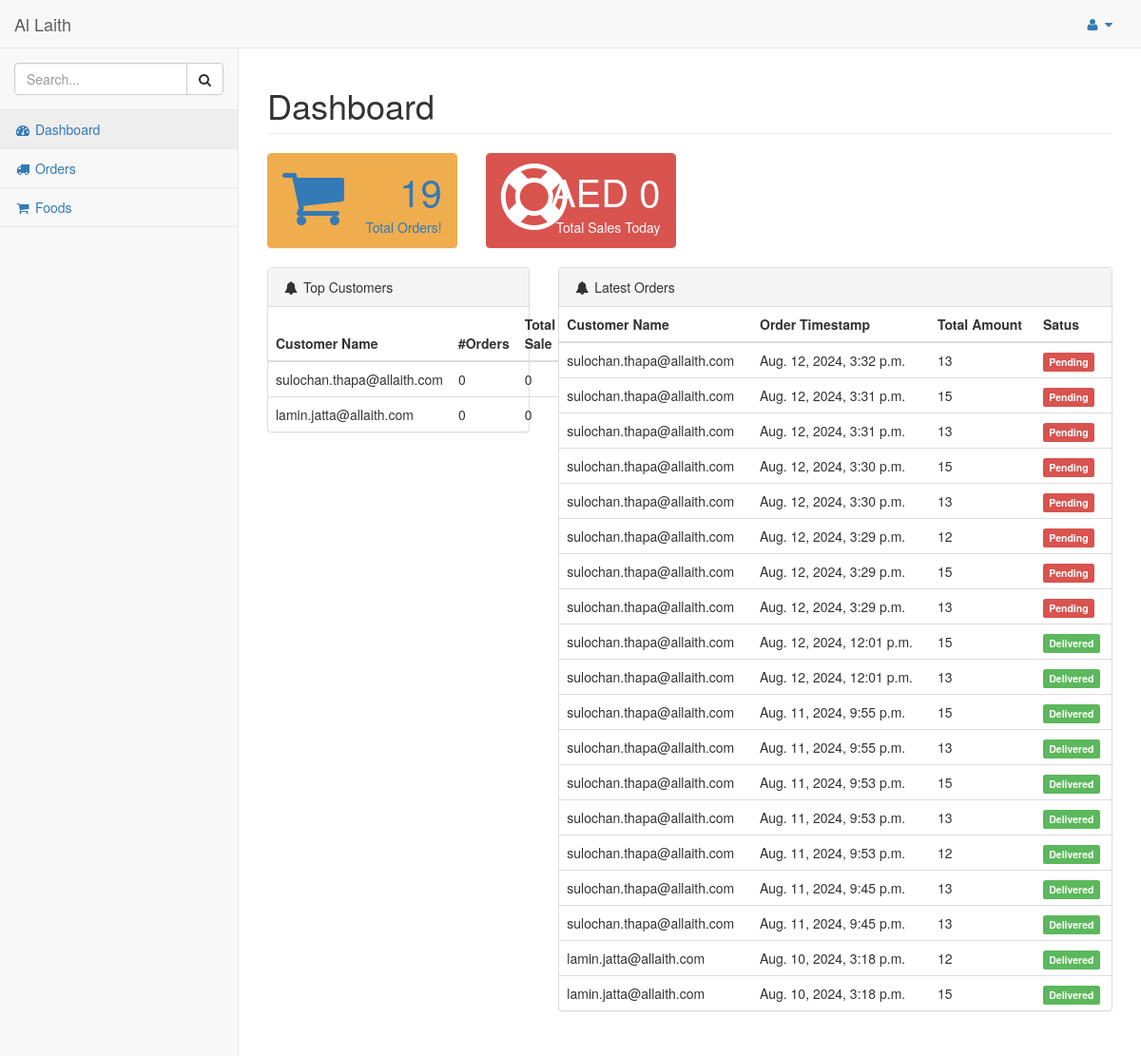
/dashboard/admin/ (signed in), run on an earlier commit of the app's database.
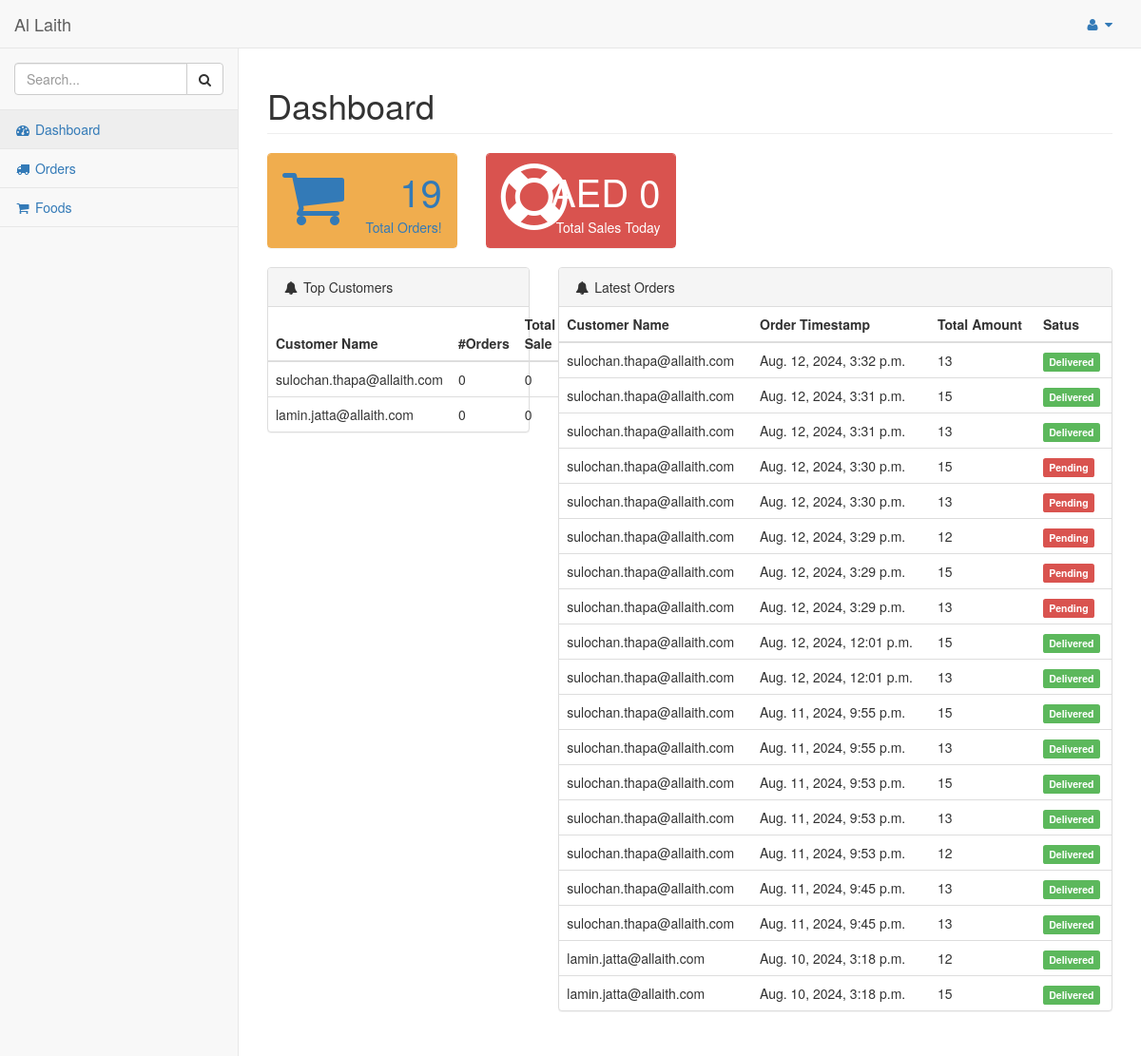
And on a later commit of the database.
### hotel/models.py (models this page shows, shortened)
class Order(models.Model):
    pending = 'Pending'
    completed = 'Completed'
    STATUS = (
        (pending,pending),
        (completed,completed),
    )
    customer = models.ForeignKey(Customer,on_delete=models.CASCADE)
    order_timestamp = models.DateTimeField(auto_now_add=True)
    delivery_status = models.CharField(max_length = 100, choices = STATUS)
    if_cancelled = models.BooleanField(default = False)
    total_amount = models.IntegerField()

class Customer(models.Model):
    customer = models.ForeignKey(User, on_delete=models.CASCADE)
    orders = models.IntegerField(default=0)
    total_sale = models.IntegerField(default=0)

### hotel/views.py (the view)
# urls.py: path('dashboard/admin/', views.dashboard_admin, name='dashboard_admin'),
@login_required
@staff_member_required
def dashboard_admin(request):
    orders = Order.objects.count()
    customers = Customer.objects.count()
    completed_orders = Order.objects.filter(delivery_status="Completed",   order_timestamp__date=timezone.now().date())
    top_customers = Customer.objects.filter().order_by('-total_sale')
    latest_orders = Order.objects.filter().order_by('-order_timestamp')
    sales = 0
    for order in completed_orders:
        sales += order.total_amount
    context = {
        'orders':orders,
        'customers':customers,
        'sales':sales,
        'top_customers': top_customers,
        'latest_orders':latest_orders,
    }
    return render(request, 'admin_temp/index.html', context)

### hotel/templates/admin_temp/index.html (shortened to what the changed rows need)
{% load static %}
{% include "includes/base.html" %}
{% include "includes/navbarheader.html" %}
</nav>
<div id="page-wrapper">
    <div class="row">
        <div class="col-lg-12">
            <h1 class="page-header">Dashboard</h1>
        </div>
    </div>
            <div class="row">
                <div class="col-lg-4">
                    <div class="panel panel-default">
                        <table class="table">
                          <thead>
                            <tr>
                              <th scope="col">Customer Name</th>
                              <th scope="col">#Orders</th>
                              <th scope="col">Total Sale</th>
                            </tr>
                          </thead>
                        </table>
                    </div>
                </div>
                <div class="col-lg-8">
                    <div class="panel panel-default">
                        <table class="table">
                          <thead>
                            <tr>
                              <th scope="col">Customer Name</th>
                              <th scope="col">Order Timestamp</th>
                              <th scope="col">Total Amount</th>
                              <th scope="col">Satus</th>
                            </tr>
                          </thead>
                          <tbody>
                            {% for order in latest_orders %}
                              <td>{{order.customer.customer.email}}</td>
                              <td>{{order.order_timestamp}}</td>
                              <td>{{order.total_amount}}</td>
                              <td>
                                  {% if order.delivery_status == "Completed" %}
                                    <span class="label label-success">Delivered</span>
                                  {% elif order.delivery_status == "Processing" %}
                                    <span class="label label-warning">Processing</span>
                                  {% else %}
                                    <span class="label label-danger">Pending</span>
                                  {% endif %}
                              </td>
                            {% endfor %}
                          </tbody>
                        </table>
                    </div>
                </div>
            </div>
        </div>
    </div>
{% include "includes/scripts.html" %}

What changed in the data, as far as the page shows it:
changed Order "Aug. 12, 2024, 3:32 p.m.": delivery_status "Pending" → "Delivered"
changed Order (number 2 of 19 on the later page): delivery_status "Pending" → "Delivered"
changed Order (number 3 of 19 on the later page): delivery_status "Pending" → "Delivered"
